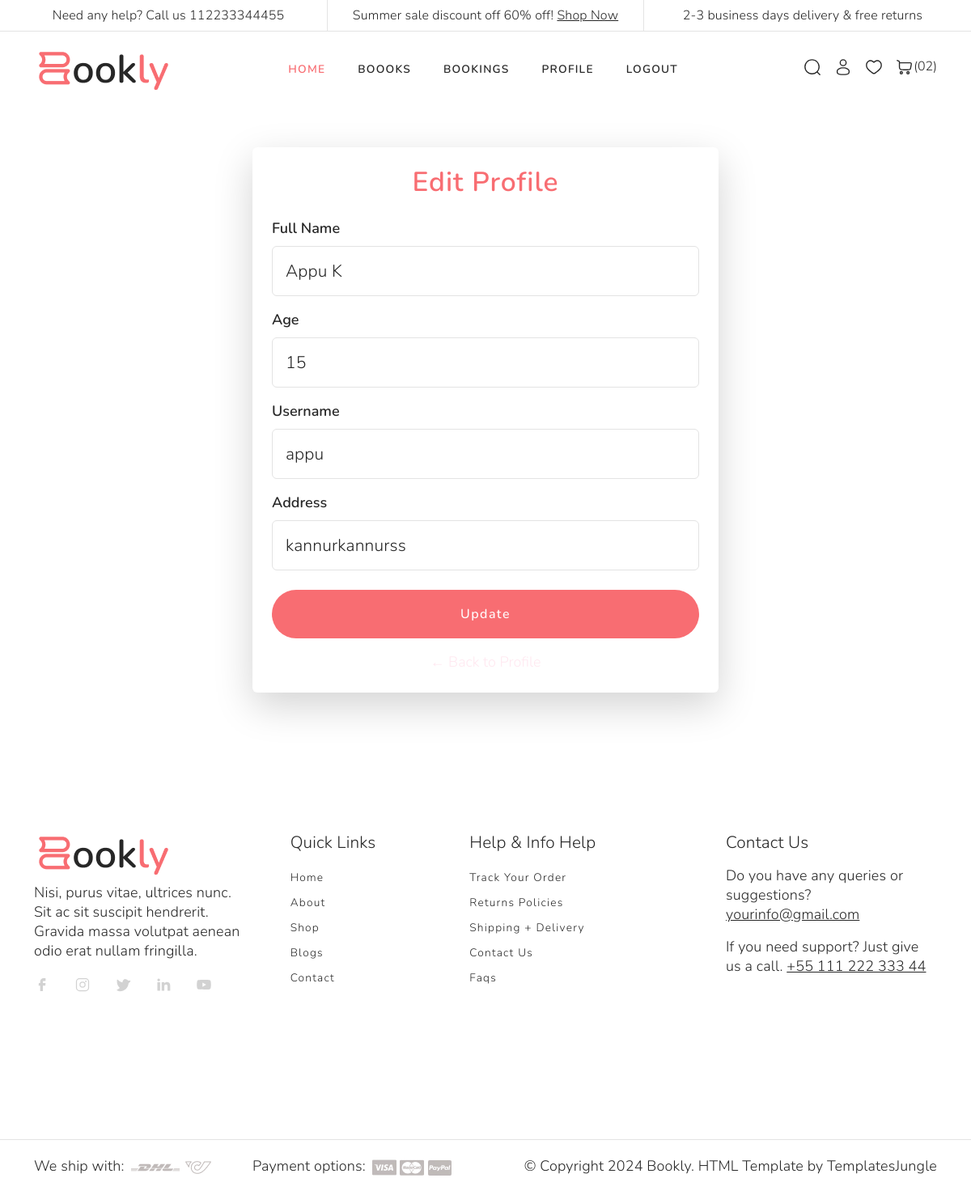
/editprofile (signed in), run on the app's committed database.
### student/models.py (models this page shows)
class student(models.Model):
    name=models.CharField(max_length=12)
    age=models.IntegerField()
    gender=models.CharField(max_length=12)
    profilephoto=models.FileField(upload_to='media')
    address=models.TextField()
    username=models.CharField(max_length=12)
    password=models.CharField(max_length=12)

### student/views.py (the view, shortened to what this page needs)
# urls.py: path('editprofile',views.editprofile,name='editprofile'),
def editprofile(request):
    sid = request.session['id']
    s = get_object_or_404(student, id=sid)
    return render(request, 'student/editprofile.html', {'m': s})

### template/student/editprofile.html (shortened to what this page needs)
{% extends 'student/page1.html' %}
{% load static %}
{% block content %}
<div class="container my-5" style="max-width: 600px;">
  <div class="card shadow-lg border-0 p-4">
    <h3 class="text-center text-primary mb-4">Edit Profile</h3>
    <form method="POST">
      <div class="mb-3">
        <label class="form-label fw-semibold">Full Name</label>
        <input type="text" name="name" value="{{ m.name }}" class="form-control" required>
      </div>
      <div class="mb-3">
        <label class="form-label fw-semibold">Age</label>
        <input type="number" name="age" value="{{ m.age }}" class="form-control" required>
      </div>
      <div class="mb-3">
        <label class="form-label fw-semibold">Username</label>
        <input type="text" name="username" value="{{ m.username }}" class="form-control" required>
      </div>
      <div class="mb-3">
        <label class="form-label fw-semibold">Address</label>
        <input type="text" name="address" value="{{ m.address }}" class="form-control" required>
      </div>
      <div class="d-grid mt-4">
        <button type="submit" class="btn btn-primary">Update</button>
      </div>
    </form>
    <div class="text-center mt-3">
      <a href="{% url 'viewprofile' %}" class="text-decoration-none text-secondary">← Back to Profile</a>
    </div>
  </div>
</div>
{% endblock %}

### static/Bookly-1.0.0/style.css (style rules this page uses)
:root { --accent-color: #717171; --white-color: #fff; --black-color: #272727; --gray-color: #F3F3F3; --gray-color-200: #E3E3E3; --gray-color-300: #E0E0E0; --gray-color-500: #D0D0D0; --gray-color-800: #3A3A3A; --light-gray-color: #D2D2D2; --primary-color: #F86D72; --bs-body-color: #272727; --bs-secondary-color: #FFE8F0; --bs-secondary-rgb: 255, 232, 240; --bs-primary-rgb: 248,109,114; --bs-border-color: #E3E3E3; --bs-dropdown-link-active-bg: #F5F5F5; --light-color: #F8F8F8; --light-blue-color: #EDF1F3; --navbar-color-color: #131814; --swiper-theme-color: #4A4A4A; --swiper-pagination-color: #4A4A4A; --bs-box-shadow: 0 0.2rem 0.6rem rgba(0, 0, 0, 0.08); --bs-btn-font-size: 1rem; }
:root { --body-font : "Nunito", sans-serif; --heading-font : "Nunito", sans-serif; }
*, *::before, *::after { -webkit-box-sizing: border-box; -moz-box-sizing: border-box; box-sizing: border-box; }
html { box-sizing: border-box; }
body { font-family: var(--body-font); font-size: 18px; font-weight: 300; margin: 0; }
a { color: var(--black-color); text-decoration: none; transition: 0.3s color ease-out; }
h1, h2, h3, h4, h5, h6 { font-family: var(--heading-font); text-transform: capitalize; letter-spacing: 0.03em; font-weight: 600; line-height: 115%; }
h3 { font-size: 2.1rem; }
.btn { font-weight: 500; text-transform: capitalize; letter-spacing: 0.09em; color: var(--white-color); background-color: var(--primary-color); border: none; padding: 1.125rem 2.625rem; font-size: 1rem; border-radius: 200px; cursor: pointer; }
.form-control { padding: 1rem; font-size: 21px; font-weight: 300; letter-spacing: 0.01rem; line-height: normal; }
input.form-control::placeholder, textarea.form-control::placeholder { color: var(--black-color); }

### data on the page
student: name "Appu K", age "15", username "appu", address "kannurkannurss"
